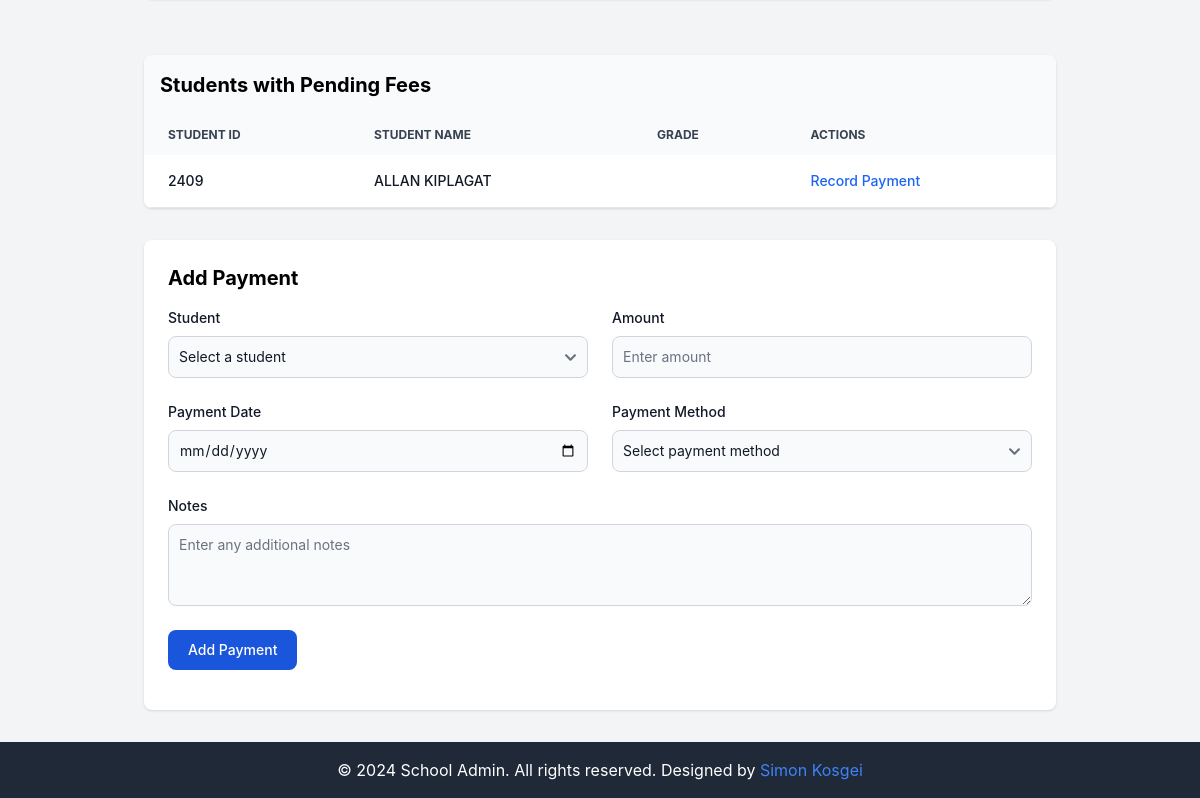
Page /control/fees/ (signed in, lower part) on the earlier database version.
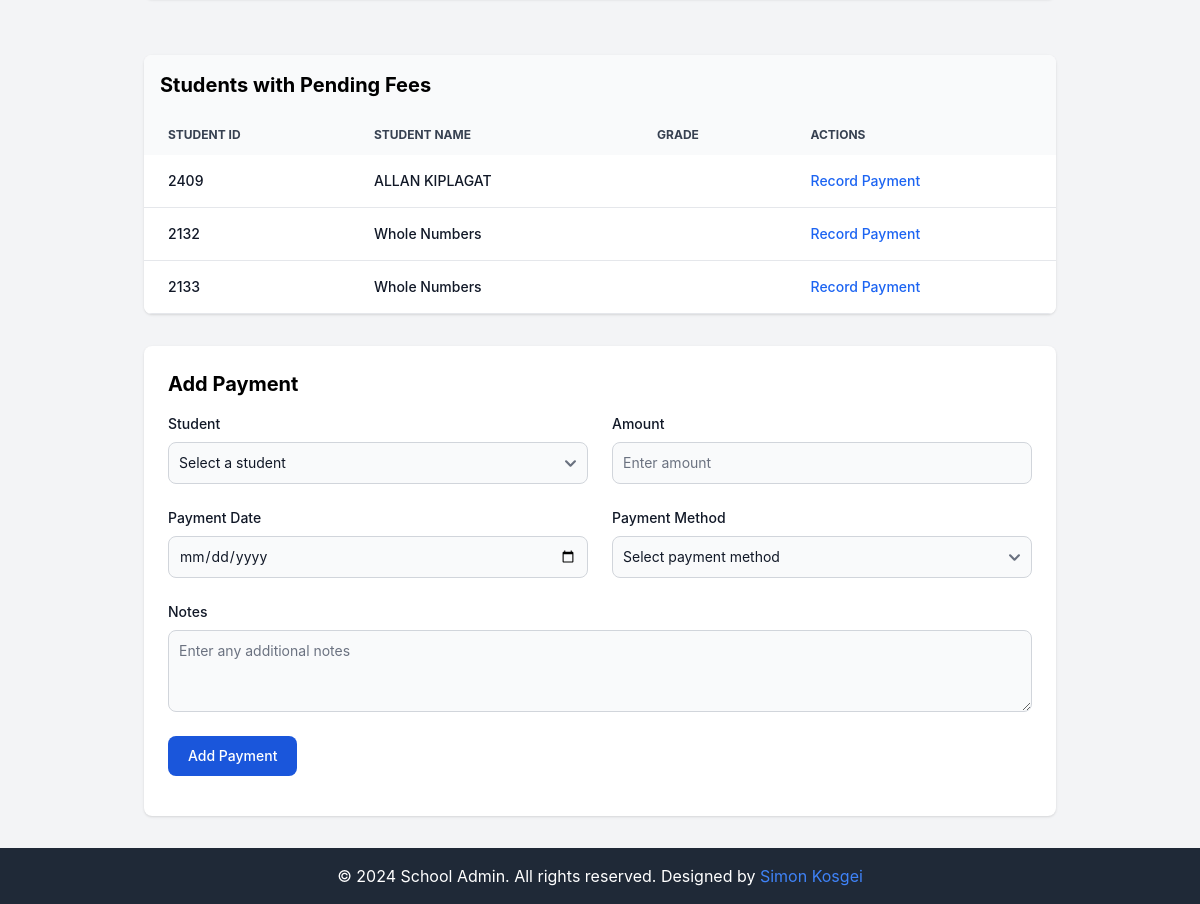
Same page on the later database version.
### learners/models.py (models this page shows, shortened)
class LearnerRegister(models.Model):
    register_date = models.DateTimeField(auto_now_add=True)
    learner_id = models.IntegerField(unique=True)
    date_of_birth = models.DateField()
    name = models.CharField(max_length=100)
    grade = models.ForeignKey(Grade, on_delete=models.CASCADE, related_name='learners', default='1')
    gender = models.CharField(max_length=100)
    name_of_parent = models.CharField(max_length=100, default='Parent')
    parent_contact = models.CharField(max_length=100, default='Contact')
    fee_balance = models.DecimalField(max_digits=10, decimal_places=2, default=0)
    maize_balance = models.DecimalField(max_digits=10, decimal_places=2, default=0)
    beans_balance = models.DecimalField(max_digits=10, decimal_places=2, default=0)

### administrator/views.py (the view, shortened to what this page needs)
# urls.py: path('fees/', fees_management, name="fees_management"),
@login_required
def fees_management(request):
    filter_param = request.GET.get('filter', '')
    payments = FeesModel.objects.select_related('learner_id').order_by('-register_date')
    if filter_param == 'this_week':
        start_of_week = timezone.now().date() - timezone.timedelta(days=timezone.now().weekday())
        payments = payments.filter(register_date__gte=start_of_week)
    elif filter_param == 'this_month':
        payments = payments.filter(register_date__month=timezone.now().month, register_date__year=timezone.now().year)
    elif filter_param == 'this_year':
        payments = payments.filter(register_date__year=timezone.now().year)
    context = {
        'recent_payments': FeesModel.objects.order_by('-register_date')[:10],
        'students_with_pending_fees': LearnerRegister.objects.filter(feesmodel__isnull=True),
        'students': LearnerRegister.objects.all(),
    }
    return render(request, 'admin/fees.html', context)

### templates/admin/fees.html (shortened to what the changed rows need)
<head>
</head>
{% extends 'admin/base.html' %}
{% load static %}
{% block content %}
<div class="container p-8">
    <br>
    <div class="mt-8 bg-white dark:bg-gray-800 rounded-lg shadow overflow-hidden">
        <h2 class="text-xl font-bold p-4 bg-gray-50 dark:bg-gray-700">Students with Pending Fees</h2>
        <div class="overflow-x-auto">
            <table class="w-full text-sm text-left text-gray-500 dark:text-gray-400">
                <thead class="text-xs text-gray-700 uppercase bg-gray-50 dark:bg-gray-700 dark:text-gray-400">
                    <tr>
                        <th scope="col" class="px-6 py-3">Student ID</th>
                        <th scope="col" class="px-6 py-3">Student Name</th>
                        <th scope="col" class="px-6 py-3">Grade</th>
                        <th scope="col" class="px-6 py-3">Actions</th>
                    </tr>
                </thead>
                <tbody>
                    {% for student in students_with_pending_fees %}
                        <tr class="bg-white border-b dark:bg-gray-800 dark:border-gray-700 hover:bg-gray-50 dark:hover:bg-gray-600">
                            <td class="px-6 py-4 font-medium text-gray-900 dark:text-white whitespace-nowrap">
                                {{ student.learner_id }}
                            </td>
                            <td class="px-6 py-4 font-medium text-gray-900 dark:text-white whitespace-nowrap">
                                {{ student.name }}
                            </td>
                            <td class="px-6 py-4">{{ student.grade_name }}</td>
                            <td class="px-6 py-4">
                                <button onclick="openPaymentModal({{ student.id }}, '{{ student.name }}')" class="font-medium text-blue-600 dark:text-blue-500 hover:underline">Record Payment</button>
                            </td>
                        </tr>
                    {% empty %}
                        <tr class="bg-white border-b dark:bg-gray-800 dark:border-gray-700">
                    <td colspan="3" class="px-6 py-4 text-center">No students with pending fees</td>
                </tr>
            {% endfor %}
            </tbody>
        </table>
    </div>
    </div>
    <div class="mt-8 bg-white dark:bg-gray-800 rounded-lg shadow p-6">
        <h2 class="text-xl font-bold mb-4">Add Payment</h2>
    </div>
</div>
{% endblock %}

Differences in the rows shown:
added LearnerRegister: learner_id "2132", name "Whole Numbers"
added LearnerRegister: learner_id "2133", name "Whole Numbers"
